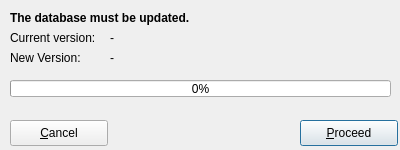
<ui version="4.0" >
 <class>dbupdatefrm</class>
 <widget class="QDialog" name="dbupdatefrm" >
  <property name="geometry" >
   <rect>
    <x>0</x>
    <y>0</y>
    <width>400</width>
    <height>150</height>
   </rect>
  </property>
  <property name="windowTitle" >
   <string>Database update...</string>
  </property>
  <property name="windowIcon" >
   <iconset resource="../resources/images/first4.qrc" >:/package_utilities.png</iconset>
  </property>
  <widget class="QPushButton" name="btnproceed" >
   <property name="geometry" >
    <rect>
     <x>300</x>
     <y>120</y>
     <width>98</width>
     <height>26</height>
    </rect>
   </property>
   <property name="text" >
    <string>&amp;Proceed</string>
   </property>
  </widget>
  <widget class="QPushButton" name="btncancel" >
   <property name="geometry" >
    <rect>
     <x>10</x>
     <y>120</y>
     <width>98</width>
     <height>26</height>
    </rect>
   </property>
   <property name="text" >
    <string>&amp;Cancel</string>
   </property>
  </widget>
  <widget class="QLabel" name="label" >
   <property name="geometry" >
    <rect>
     <x>10</x>
     <y>10</y>
     <width>371</width>
     <height>16</height>
    </rect>
   </property>
   <property name="font" >
    <font>
     <weight>75</weight>
     <bold>true</bold>
    </font>
   </property>
   <property name="text" >
    <string>The database must be updated.</string>
   </property>
  </widget>
  <widget class="QLabel" name="label_2" >
   <property name="geometry" >
    <rect>
     <x>10</x>
     <y>30</y>
     <width>91</width>
     <height>16</height>
    </rect>
   </property>
   <property name="text" >
    <string>Current version:</string>
   </property>
  </widget>
  <widget class="QLabel" name="label_3" >
   <property name="geometry" >
    <rect>
     <x>10</x>
     <y>50</y>
     <width>91</width>
     <height>16</height>
    </rect>
   </property>
   <property name="text" >
    <string>New Version:</string>
   </property>
  </widget>
  <widget class="QLabel" name="lblnewversion" >
   <property name="geometry" >
    <rect>
     <x>110</x>
     <y>50</y>
     <width>91</width>
     <height>16</height>
    </rect>
   </property>
   <property name="text" >
    <string>-</string>
   </property>
  </widget>
  <widget class="QLabel" name="lblcurrentversion" >
   <property name="geometry" >
    <rect>
     <x>110</x>
     <y>30</y>
     <width>91</width>
     <height>16</height>
    </rect>
   </property>
   <property name="text" >
    <string>-</string>
   </property>
  </widget>
  <widget class="QProgressBar" name="progbar" >
   <property name="geometry" >
    <rect>
     <x>10</x>
     <y>80</y>
     <width>381</width>
     <height>17</height>
    </rect>
   </property>
   <property name="value" >
    <number>0</number>
   </property>
  </widget>
 </widget>
 <resources>
  <include location="../resources/images/first4.qrc" />
 </resources>
 <connections/>
</ui>
